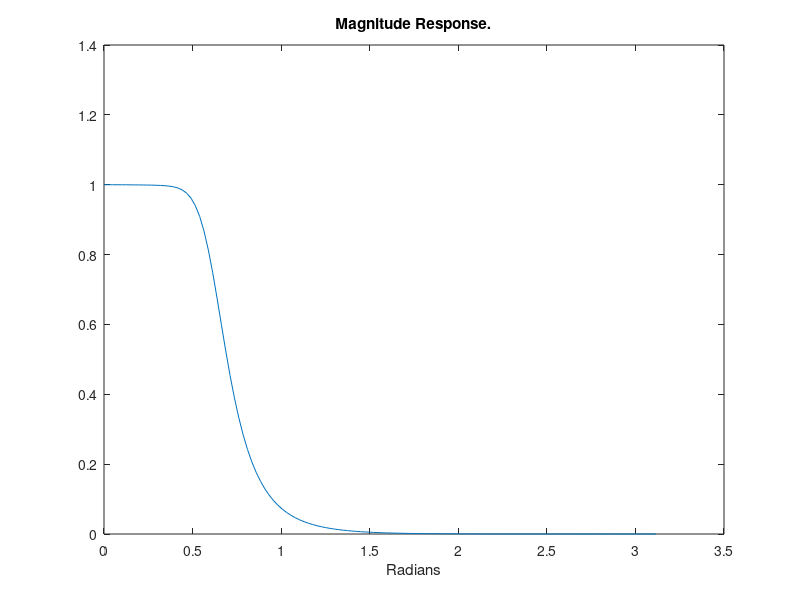
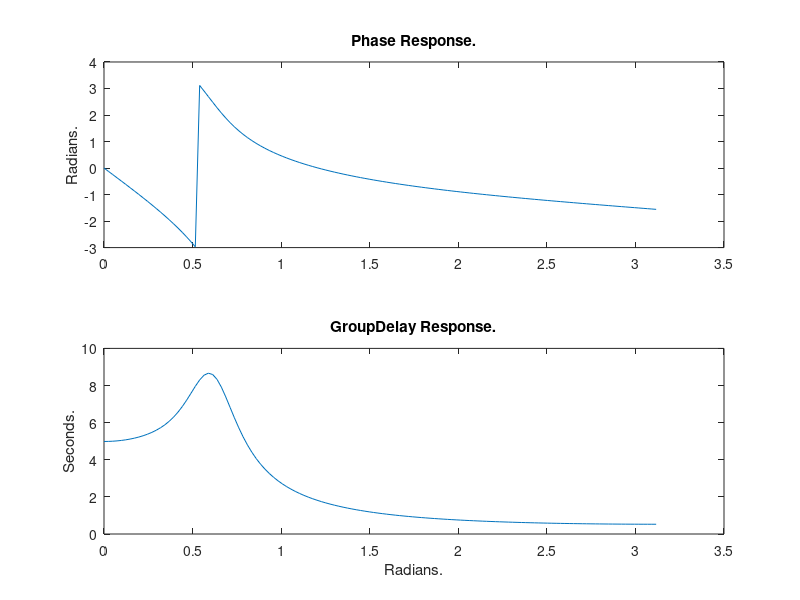
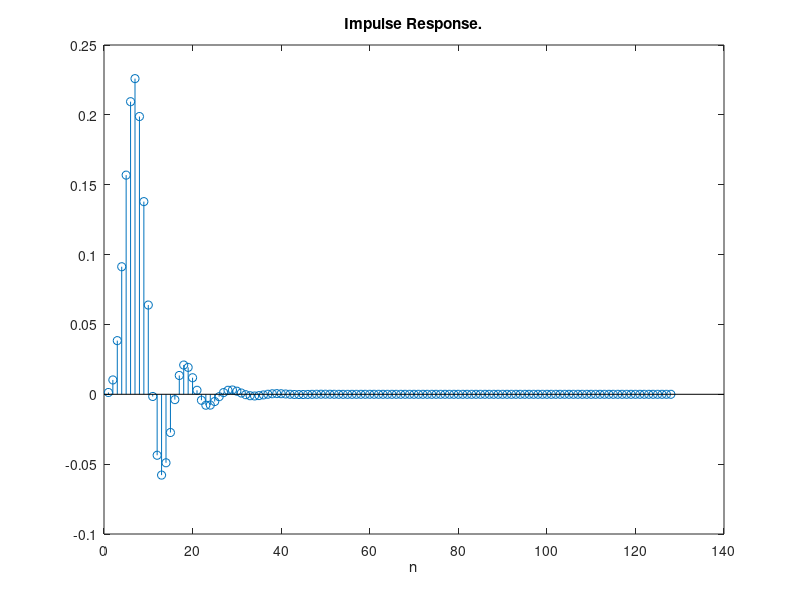
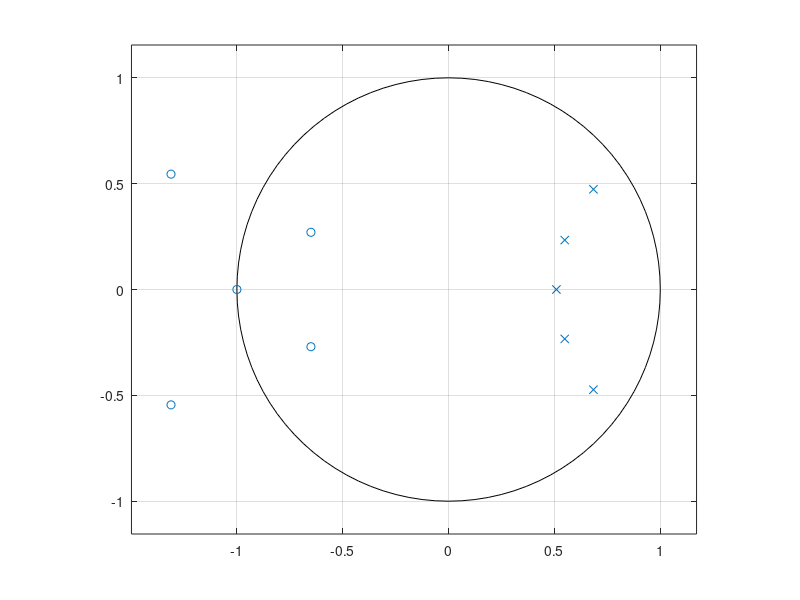

These charts were generated, in order, by the following MATLAB code:
%Matlab code for Infinite impulse Response filter.
%IIR Filter Design 
%filter definition 

clc;
clear;

b = [0.0013 0.0064 0.0128 0.0128 0.0064 0.0013];
a = [1.0 -2.9754 3.8060 -2.5453 0.8811 -0.1254];

%Frequency Response 
[h,th] = freqz(b,a,128);
clf
figure(1)
plot(th,abs(h)),title('Magnitude Response.'),xlabel('Radians')
figure(2)
subplot(211),plot(th,angle(h)),title('Phase Response.'),ylabel('Radians.');
subplot(212),plot(th,grpdelay(b,a,128)),title('GroupDelay Response.'),xlabel('Radians.'),ylabel('Seconds.');

%Impulse response 
x = [1 zeros(1,127)];
y = filter(b,a,x);
figure(3)
stem(y),title("Impulse Response."),xlabel('n')

%Pole-Zero Plot
[z,p,k] = tf2zp(b,a);
figure(4)
zplane(z,p)
